Frame 1 (no input): blank canvas, image omitted
Frame 60 (the mouse pressed at the canvas centre just before this capture): blank canvas, image omitted
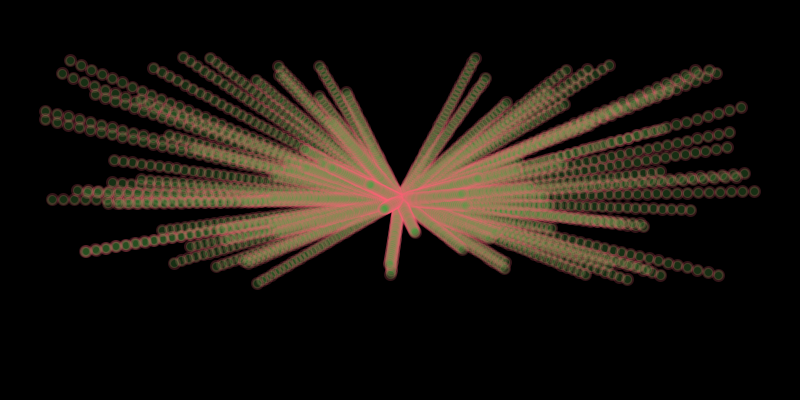
Frame 120 (the mouse held since frame 60 and released just before this capture)

The Processing sketch whose frames 1 and 60 were blank and that drew this single picture after the mouse press (run headless with seeded random() and noise(); from frame 60 on, the mouse is pressed at the canvas centre):

// Processing sketch: processing_93344
// ── processing_93344.pde

Particle[] particles;
int NUM_PARTICLES = 100;
int baseAngle;
color backgroundCol, strokeCol, fillCol;

void setup() {
 colorMode(HSB, 360, 50, 100);
 background(0);
 size(800, 400);
 //stroke(0);
 strokeWeight(3);
 //fill(150);
 smooth();
}

void draw() {
  //background(0);
  if (particles != null) {
    for (int i = 0; i < NUM_PARTICLES; i++) {
      particles[i].exist();
    }
  }
}

void mousePressed() {
  baseAngle = (int)random(0,360); //Grundfarbe setzen
  backgroundCol = color(baseAngle, 30, 50+random(50));
  strokeCol = color((baseAngle+120) % 360, 30, 50+random(50));
  fillCol = color((baseAngle+240) % 360, 30, 50+random(50));
  
  //background(backgroundCol);
  background(0);
  stroke(strokeCol, 50);
  fill(fillCol, 75);
  
  particles = new Particle[NUM_PARTICLES];
  for (int i = 0; i < NUM_PARTICLES; i++) {
    particles[i] = new Particle();
  }
}

public class Particle {
  float x, y;
  float vx, vy;
  float ax, ay;

  public Particle() {
      x = mouseX;
      y = mouseY;
      vx = vy = 0f;
      ax = random(-0.2, 0.2);
      ay = random(-0.08, 0.05);
  }

  public void exist() {
     vx += ax;
     vy += ay;
     x += vx;
     y += vy;
     ellipse(x, y, 10, 10);
  }
}
